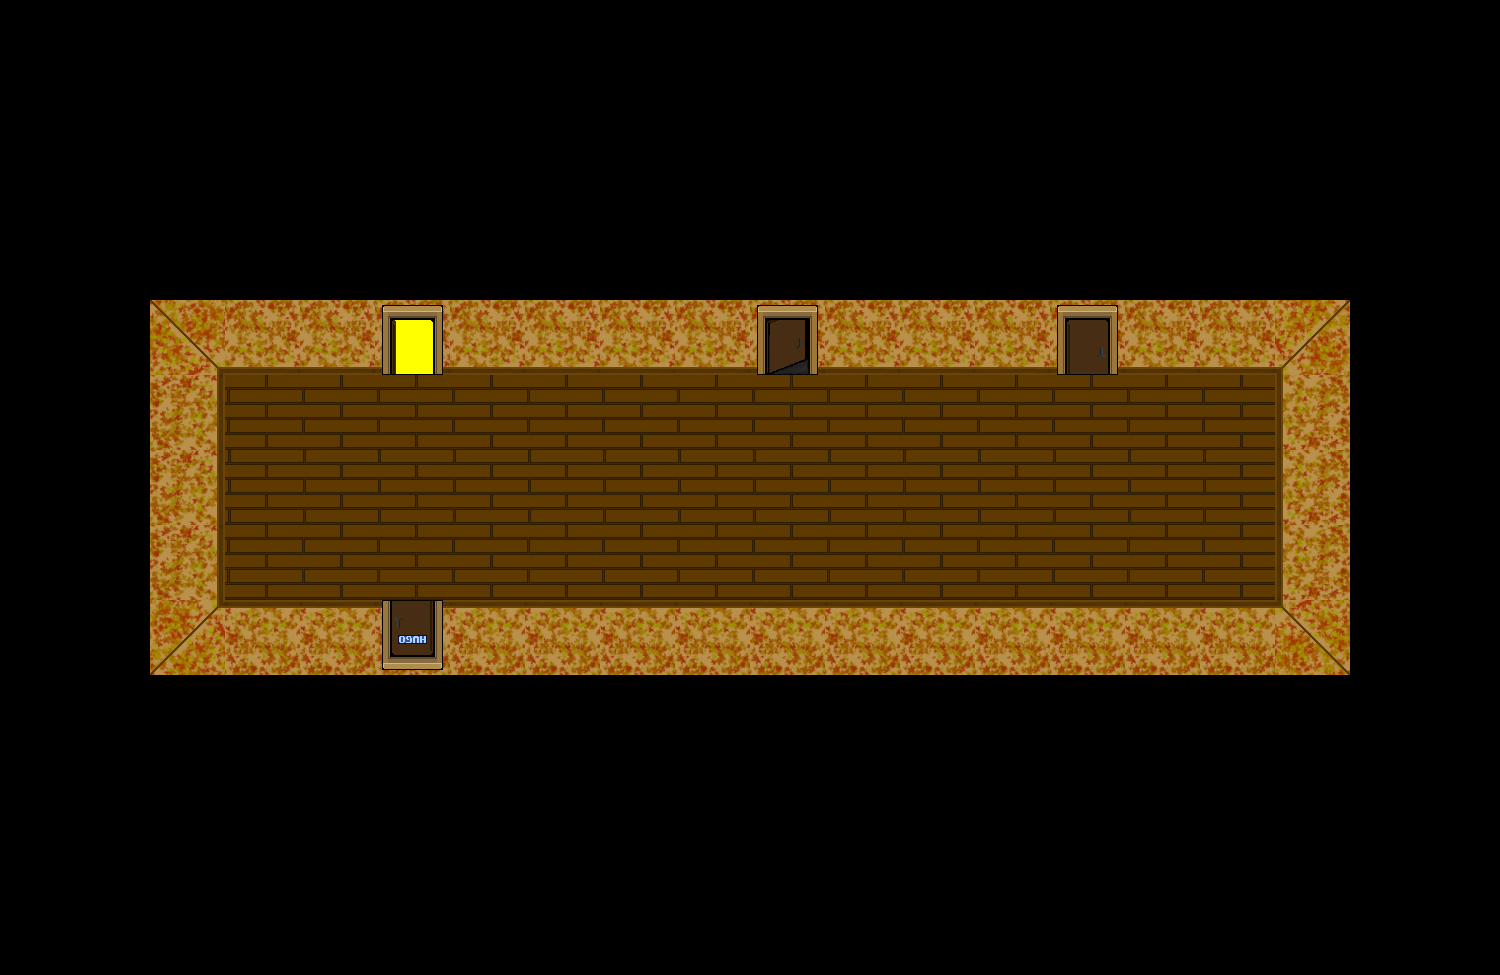

This is a level from a 2D game, rendered from its Tiled map with the project's own tilesets. A one-line summary and the map file follow, with tile-layer data summarised:
An orthogonal 20x13 tile map with 75x75 px tiles, 1 tile layer (Obstaculos).

<map version="1.0" orientation="orthogonal" renderorder="right-down" width="20" height="13" tilewidth="75" tileheight="75" nextobjectid="1">
 <tileset firstgid="1" name="PasilloSheet" tilewidth="75" tileheight="75" spacing="2" tilecount="8">
  <image source="PasilloSheet.png" width="306" height="152" />
  <tile id="0">
   <properties>
    <property name="accesible" value="false" />
    <property name="enemigo" value="false" />
    <property name="movible" value="false" />
    <property name="puerta" value="true" />
    <property name="valorPuerta" value="4" />
   </properties>
  </tile>
  <tile id="1">
   <properties>
    <property name="accesible" value="false" />
    <property name="enemigo" value="false" />
    <property name="movible" value="false" />
    <property name="puerta" value="true" />
    <property name="valorPuerta" value="2" />
   </properties>
  </tile>
  <tile id="2">
   <properties>
    <property name="accesible" value="false" />
    <property name="enemigo" value="false" />
    <property name="movible" value="false" />
    <property name="puerta" value="true" />
    <property name="valorPuerta" value="3" />
   </properties>
  </tile>
  <tile id="3">
   <properties>
    <property name="accesible" value="false" />
    <property name="enemigo" value="false" />
    <property name="movible" value="false" />
    <property name="puerta" value="true" />
    <property name="valorPuerta" value="8" />
   </properties>
  </tile>
  <tile id="4">
   <properties>
    <property name="accesible" value="false" />
    <property name="enemigo" value="false" />
    <property name="movible" value="false" />
    <property name="puerta" value="false" />
   </properties>
  </tile>
  <tile id="5">
   <properties>
    <property name="accesible" value="false" />
    <property name="enemigo" value="false" />
    <property name="movible" value="false" />
    <property name="puerta" value="false" />
   </properties>
  </tile>
  <tile id="6">
   <properties>
    <property name="accesible" value="true" />
    <property name="enemigo" value="false" />
    <property name="movible" value="false" />
    <property name="puerta" value="false" />
   </properties>
  </tile>
  <tile id="7">
   <properties>
    <property name="accesible" value="true" />
    <property name="enemigo" value="false" />
    <property name="movible" value="false" />
    <property name="puerta" value="false" />
   </properties>
  </tile>
 </tileset>
 <layer name="Obstaculos" width="20" height="13">
  <data>[260 cells, 80 non-empty, 8 distinct tile ids]</data>
 </layer>
</map>
